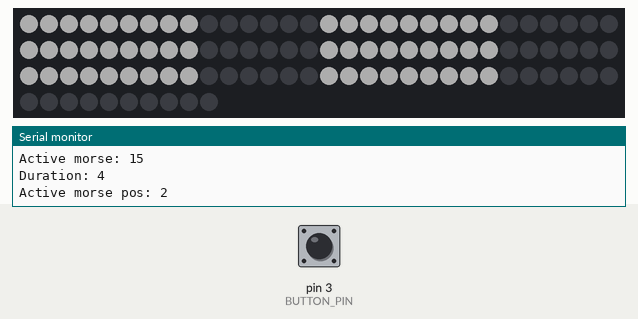
Simulated run of this sketch. Board: Arduino Uno, built with avr-gcc and run on an emulated ATmega328P. Shown: 100 RGB LEDs in strip order, left to right, continuing on the next row, the last lines printed to the serial monitor. The inputs (shaded band) are chosen by the test bench; at power-on: pin 3 (BUTTON_PIN) LOW. Dim RGB values are drawn brighter than linear.

Above: at 1.4 s.
1.5 s: pin 3 (BUTTON_PIN) pulled HIGH for 0.15 s
At 2.16 s:
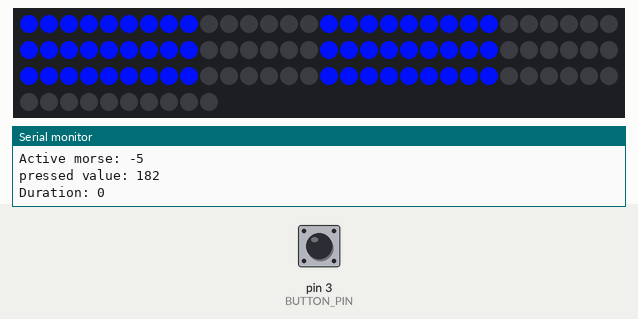
3.2 s: pin 3 (BUTTON_PIN) pulled HIGH for 1 s
At 3.34 s:
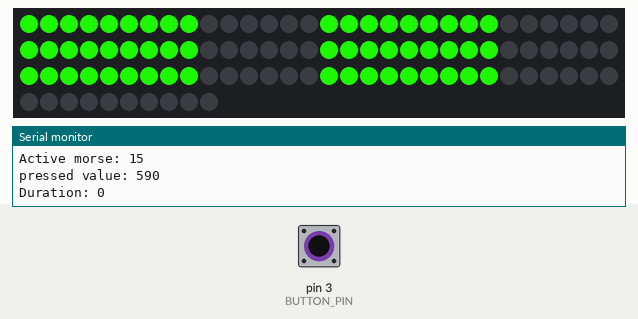
5.7 s: pin 3 (BUTTON_PIN) driven HIGH
At 5.75 s:
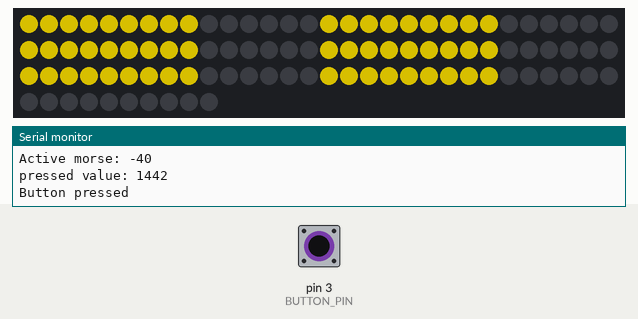

Measured:
- after the input at 1.5 s, the LEDs: first change after 0.06 s (image 1 shows a later state)

The sketch:

n_lighthouse.ino
```cpp
#include <Adafruit_NeoPixel.h>

#define LED_PIN 6
#define N_LINES 6
#define N_LED 9
#define N 100
#define BUTTON_PIN 3
//
int n_lines = N_LINES;
int n_led = N_LED;
int n_led_total = N;
int brightness = 20;  // 0 - 100

int lightIndex[N];
int lineDuration[N_LINES];
int lineColor[N_LINES][3];

int buttonState = 0;
unsigned long lastDebounceTime = 0;
unsigned long debounceDelay = 500;

// Adafruit_NeoPixel strip = Adafruit_NeoPixel(N, LED_PIN, NEO_RGBW + NEO_KHZ800);
Adafruit_NeoPixel strip = Adafruit_NeoPixel(N, LED_PIN, NEO_GRBW + NEO_KHZ800);

// da-di-di-dit dit dit di-da-dit
int morse[] = {40, -5, 15, -5, 15, -5, 15, -40,
               15, -40,
               15, -40,
               15, -5, 40, -5, 15, -80};
int morse_size = sizeof(morse) / sizeof(morse[0]);

int t = 0;
int active_line = 0;
int active_morse_pos = 0;
int active_morse = 0;
int pressed_value = 50;
int pressed_threshold = 50;

void setup() {
#if defined(__AVR_ATtiny85__) && (F_CPU == 16000000)
  clock_prescale_set(clock_div_1);
#endif
  Serial.begin(9600);
  Serial.println("start setup");

  // Lights
  strip.begin();
  setLightIndex();

  // Button
  pinMode(BUTTON_PIN, INPUT);

  Serial.println("end setup");
}

void loop() {
  // Serial.println("start loop");
  if (pressed_value > pressed_threshold) {
    Serial.print("pressed value: ");
    Serial.println(pressed_value);
  }

  // Read button
  if ((millis() - lastDebounceTime) > debounceDelay) {
    buttonState = digitalRead(BUTTON_PIN);
    if (buttonState == HIGH) {
      lastDebounceTime = millis();
    }
  }

  // Respond to button
  if (buttonState == HIGH) {
    Serial.println("Button pressed");
    pressed_value = min(pressed_value * 4, 1500);
  }

  // Set active line color based on active morse
  if (lineDuration[active_line] <= 0) {
    // Serial.print("Setting line: ");
    // Serial.println(active_line);
    if (active_morse > 0) {
      // Serial.println("Setting on");
      lineColor[active_line][0] = 255;
      lineColor[active_line][1] = 255;
      lineColor[active_line][2] = 255;
    } else {
      // Serial.println("Setting off");
      lineColor[active_line][0] = 0;
      lineColor[active_line][1] = 0;
      lineColor[active_line][2] = 0;
    }
    lineDuration[active_line] = abs(active_morse) * 1;
  }

  // Set strips
  for (int line=0; line<n_lines; line++) {
    if (pressed_value > pressed_threshold) {
      // Try Wheel
      // if (lineColor[line][0] > 0) {
        setLine(line, Wheel(t));
      // }
    } else {
      setLine(line, lineColor[line][0], lineColor[line][1], lineColor[line][2]);
    }
  }

  // Display
  strip.show();

  // Activate next line
  if (t % 1 == 0) {
    active_line = (active_line + 1) % N_LINES;
    // Serial.print("Active line: ");
    // Serial.println(active_line);
  }

  // Active next morse
  if (active_line == 0) {
    Serial.print("Duration: ");
    Serial.println(lineDuration[active_line]);
    if (lineDuration[active_line] <= 0) {
      active_morse_pos = (active_morse_pos + 1) % morse_size;
      active_morse = morse[active_morse_pos];
      Serial.print("Active morse: ");
      Serial.println(active_morse);
    }
  }
  Serial.print("Active morse pos: ");
  Serial.println(active_morse_pos);
  Serial.print("Active morse: ");
  Serial.println(active_morse);

  // Decrement durations
  for (int line=0; line<n_lines; line++) {
    lineDuration[line] = max(lineDuration[line] - 1, 0);
  }

  // Decrease pressed value
  pressed_value = max(pressed_value - 2, 50);

  // Update
  t = (t + 5) % 400;
  buttonState = 0;
  delay(50);  // 20 fps
  // Serial.println("end loop");
}

void setLine(int line, int r, int g, int b) {
  for (int led=0; led<n_led; led++) { setLight(line, led, r, g, b); }
}

void setLine(int line, uint32_t color) {
  for (int led=0; led<n_led; led++) {
    strip.setPixelColor(lightIndex[line * n_led + led], color);
  }
}

void setLight(int line, int led, int r, int g, int b) {
  strip.setPixelColor(
    lightIndex[line * n_led + led],
    strip.Color(
      int(r * brightness / 100),
      int(g * brightness / 100),
      int(b * brightness / 100)
    )
  );
}

uint32_t grb_to_rgb(uint32_t grb) {
  uint8_t g = getGreenValueFromColor(grb);
  uint8_t r = getRedValueFromColor(grb);
  uint8_t b = getBlueValueFromColor(grb);
  uint32_t c;
  c = r;
  c <<= 8;
  c |= g;
  c <<= 8;
  c |= b;
  return c;
}

uint8_t getGreenValueFromColor(uint32_t c) {
    return c >> 16;
}

uint8_t getRedValueFromColor(uint32_t c) {
    return c >> 8;
}

uint8_t getBlueValueFromColor(uint32_t c) {
   return c;
}


void ledsOff() {
  for(int i=0; i<n_led_total; i++) {
    strip.setPixelColor(i, 0, 0, 0);
  }
}

void setLightIndex() {
  for (int line=0; line<n_lines; line++) {
    for (int led=0; led<n_led; led++) {
      int pos = line * n_led + led;
      if (line==0) { lightIndex[pos] = 8 - led; }
      if (line==1) { lightIndex[pos] = 15 + led; }
      if (line==2) { lightIndex[pos] = 30 + 8 - led; }
      if (line==3) { lightIndex[pos] = 30 + 15 + led; }
      if (line==4) { lightIndex[pos] = 60 + 8 - led; }
      if (line==5) { lightIndex[pos] = 60 + 15 + led; }
    }
  }
}

//void setLightIndex() {
//  // Example given 6 lines and 10 per line
//  // pos 0 > i = 0; j = 0 > index 9
//  // pos 9 > i = 0; j = 9 > index 0
//  // pos 10 > i = 1; j = 0; > index 10
//  for (int line=0; line<n_lines; line++) {
//    for (int led=0; led<n_led; led++) {
//      int pos = line * n_led + led;
//      if (line%2 == 0) {
//        lightIndex[pos] = line * n_led + n_led - led - 1;
//      } else {
//        lightIndex[pos] = line * n_led + led;
//      }
//    }
//  }
//}

uint32_t getWheelColor(int period) {
  if(period == -1)
    return Wheel(0);
    // return WheelRGB(0);
  else if(period > 400)
    return Wheel(5);
    // return WheelRGB(5);
  else
    return Wheel(map(-1*period, -400, -1, 50, 255));
    // return WheelRGB(map(-1*period, -400, -1, 50, 255));
}

uint32_t WheelRGB(byte WheelPos) {
  if(WheelPos < 85) {
    return strip.Color(255 - WheelPos * 3, WheelPos * 3, 0);
  }
  else if(WheelPos < 170) {
    WheelPos -= 85;
    return strip.Color(0, 255 - WheelPos * 3, WheelPos * 3);
  }
  else {
    WheelPos -= 170;
    return strip.Color(WheelPos * 3, 0, 255 - WheelPos * 3);
  }
}

uint32_t Wheel(byte WheelPos) {
  if(WheelPos < 85) {
    return strip.Color(WheelPos * 3, 255 - WheelPos * 3, 0);
  }
  else if(WheelPos < 170) {
    WheelPos -= 85;
    return strip.Color(255 - WheelPos * 3, 0, WheelPos * 3);
  }
  else {
    WheelPos -= 170;
    return strip.Color(0, WheelPos * 3, 255 - WheelPos * 3);
  }
}
```
